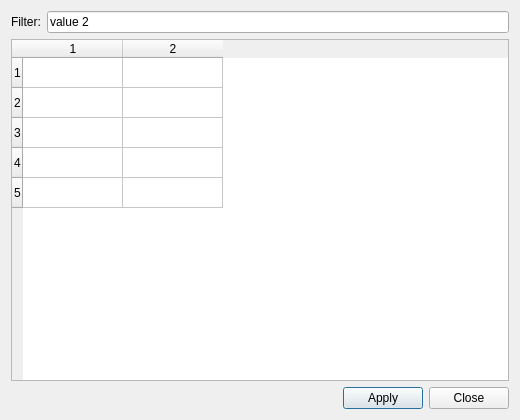
<?xml version="1.0" encoding="UTF-8"?>
<ui version="4.0"><class>Dialog</class><widget class="QDialog" name="Dialog"><property name="geometry"><rect><x>0</x><y>0</y><width>520</width><height>420</height></rect></property><property name="windowTitle"><string>Table form 2</string></property><layout class="QVBoxLayout" name="verticalLayout"><property name="leftMargin"><number>11</number></property><property name="topMargin"><number>11</number></property><property name="rightMargin"><number>11</number></property><property name="bottomMargin"><number>11</number></property><property name="spacing"><number>6</number></property><item><layout class="QHBoxLayout" name="rowLayout"><property name="leftMargin"><number>0</number></property><property name="topMargin"><number>0</number></property><property name="rightMargin"><number>0</number></property><property name="bottomMargin"><number>0</number></property><property name="spacing"><number>6</number></property><item><widget class="QLabel" name="label"><property name="text"><string>Filter:</string></property></widget></item><item><widget class="QLineEdit" name="lineEdit"><property name="text"><string>value 2</string></property></widget></item></layout></item><item><widget class="QTableWidget" name="table"><property name="rowCount"><number>5</number></property><property name="columnCount"><number>2</number></property></widget></item><item><layout class="QHBoxLayout" name="buttons"><property name="leftMargin"><number>0</number></property><property name="topMargin"><number>0</number></property><property name="rightMargin"><number>0</number></property><property name="bottomMargin"><number>0</number></property><property name="spacing"><number>6</number></property><item><spacer name="horizontalSpacer"><property name="orientation"><enum>Qt::Orientation::Horizontal</enum></property><property name="sizeHint" stdset="0"><size><width>40</width><height>20</height></size></property></spacer></item><item><widget class="QPushButton" name="apply"><property name="text"><string>Apply</string></property></widget></item><item><widget class="QPushButton" name="close"><property name="text"><string>Close</string></property></widget></item></layout></item></layout></widget></ui>
